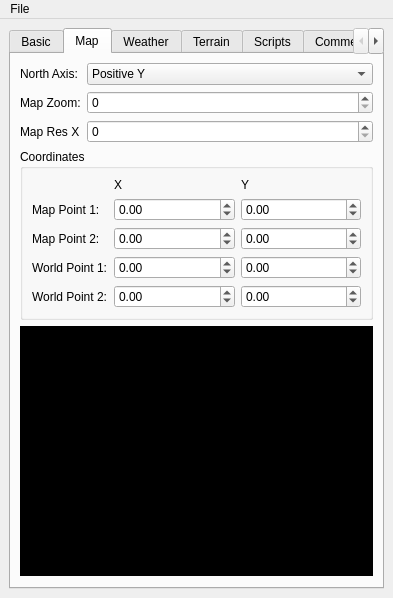
<?xml version="1.0" encoding="UTF-8"?>
<ui version="4.0">
 <class>MainWindow</class>
 <widget class="QMainWindow" name="MainWindow">
  <property name="geometry">
   <rect>
    <x>0</x>
    <y>0</y>
    <width>393</width>
    <height>479</height>
   </rect>
  </property>
  <property name="windowTitle">
   <string>MainWindow</string>
  </property>
  <widget class="QWidget" name="centralwidget">
   <layout class="QGridLayout" name="gridLayout">
    <item row="0" column="0">
     <widget class="QTabWidget" name="tabWidget">
      <property name="currentIndex">
       <number>1</number>
      </property>
      <widget class="QWidget" name="tab">
       <attribute name="title">
        <string>Basic</string>
       </attribute>
       <layout class="QVBoxLayout" name="verticalLayout_8">
        <item>
         <widget class="QGroupBox" name="groupBox_7">
          <property name="title">
           <string>Basic</string>
          </property>
          <layout class="QGridLayout" name="gridLayout_6">
           <item row="0" column="0">
            <layout class="QFormLayout" name="formLayout_7">
             <item row="0" column="0">
              <widget class="QLabel" name="label_20">
               <property name="text">
                <string>Name:</string>
               </property>
              </widget>
             </item>
             <item row="0" column="1">
              <layout class="QHBoxLayout" name="horizontalLayout_14" stretch="0">
               <item>
                <widget class="LocalizedStringLineEdit" name="nameEdit" native="true">
                 <property name="minimumSize">
                  <size>
                   <width>0</width>
                   <height>23</height>
                  </size>
                 </property>
                </widget>
               </item>
              </layout>
             </item>
             <item row="1" column="0">
              <widget class="QLabel" name="label_21">
               <property name="text">
                <string>Tag:</string>
               </property>
              </widget>
             </item>
             <item row="1" column="1">
              <layout class="QHBoxLayout" name="horizontalLayout_15">
               <item>
                <widget class="QLineEdit" name="tagEdit"/>
               </item>
               <item>
                <widget class="QPushButton" name="tagGenerateButton">
                 <property name="maximumSize">
                  <size>
                   <width>26</width>
                   <height>16777215</height>
                  </size>
                 </property>
                 <property name="text">
                  <string>-</string>
                 </property>
                </widget>
               </item>
              </layout>
             </item>
             <item row="2" column="0">
              <widget class="QLabel" name="label_22">
               <property name="text">
                <string>Camera:</string>
               </property>
              </widget>
             </item>
             <item row="2" column="1">
              <layout class="QHBoxLayout" name="horizontalLayout_16">
               <item>
                <widget class="ComboBox2DA" name="cameraStyleSelect"/>
               </item>
               <item>
                <spacer name="horizontalSpacer_5">
                 <property name="orientation">
                  <enum>Qt::Horizontal</enum>
                 </property>
                 <property name="sizeType">
                  <enum>QSizePolicy::Fixed</enum>
                 </property>
                 <property name="sizeHint" stdset="0">
                  <size>
                   <width>32</width>
                   <height>17</height>
                  </size>
                 </property>
                </spacer>
               </item>
              </layout>
             </item>
             <item row="3" column="1">
              <layout class="QHBoxLayout" name="horizontalLayout_17">
               <item>
                <widget class="QLineEdit" name="envmapEdit">
                 <property name="maxLength">
                  <number>16</number>
                 </property>
                </widget>
               </item>
               <item>
                <spacer name="horizontalSpacer_4">
                 <property name="orientation">
                  <enum>Qt::Horizontal</enum>
                 </property>
                 <property name="sizeType">
                  <enum>QSizePolicy::Fixed</enum>
                 </property>
                 <property name="sizeHint" stdset="0">
                  <size>
                   <width>32</width>
                   <height>17</height>
                  </size>
                 </property>
                </spacer>
               </item>
              </layout>
             </item>
             <item row="3" column="0">
              <widget class="QLabel" name="label_23">
               <property name="text">
                <string>Default Envmap:</string>
               </property>
              </widget>
             </item>
            </layout>
           </item>
          </layout>
         </widget>
        </item>
        <item>
         <widget class="QGroupBox" name="groupBox_8">
          <property name="title">
           <string>Advanced</string>
          </property>
          <layout class="QVBoxLayout" name="verticalLayout_6">
           <item>
            <widget class="QCheckBox" name="disableTransitCheck">
             <property name="text">
              <string>Disable Transit</string>
             </property>
            </widget>
           </item>
           <item>
            <widget class="QCheckBox" name="unescapableCheck">
             <property name="text">
              <string>Unescapable</string>
             </property>
            </widget>
           </item>
           <item>
            <layout class="QFormLayout" name="formLayout_8">
             <item row="0" column="0">
              <widget class="QLabel" name="label_24">
               <property name="text">
                <string>Alpha Test:</string>
               </property>
              </widget>
             </item>
             <item row="0" column="1">
              <widget class="QDoubleSpinBox" name="alphaTestSpin">
               <property name="minimum">
                <double>-100.000000000000000</double>
               </property>
               <property name="maximum">
                <double>10000.000000000000000</double>
               </property>
              </widget>
             </item>
            </layout>
           </item>
          </layout>
         </widget>
        </item>
        <item>
         <widget class="QGroupBox" name="groupBox_9">
          <property name="title">
           <string>Stealth XP Bonus</string>
          </property>
          <layout class="QVBoxLayout" name="verticalLayout_7">
           <item>
            <widget class="QCheckBox" name="stealthCheck">
             <property name="text">
              <string>Enabled</string>
             </property>
            </widget>
           </item>
           <item>
            <layout class="QFormLayout" name="formLayout_9">
             <item row="0" column="0">
              <widget class="QLabel" name="label_25">
               <property name="text">
                <string>Max:</string>
               </property>
              </widget>
             </item>
             <item row="0" column="1">
              <widget class="QSpinBox" name="stealthMaxSpin">
               <property name="maximum">
                <number>100000</number>
               </property>
              </widget>
             </item>
             <item row="1" column="0">
              <widget class="QLabel" name="label_26">
               <property name="text">
                <string>Loss:</string>
               </property>
              </widget>
             </item>
             <item row="1" column="1">
              <widget class="QSpinBox" name="stealthLossSpin">
               <property name="maximum">
                <number>100000</number>
               </property>
              </widget>
             </item>
            </layout>
           </item>
          </layout>
         </widget>
        </item>
        <item>
         <spacer name="verticalSpacer_3">
          <property name="orientation">
           <enum>Qt::Vertical</enum>
          </property>
          <property name="sizeHint" stdset="0">
           <size>
            <width>20</width>
            <height>23</height>
           </size>
          </property>
         </spacer>
        </item>
       </layout>
      </widget>
      <widget class="QWidget" name="tab_6">
       <attribute name="title">
        <string>Map</string>
       </attribute>
       <layout class="QVBoxLayout" name="verticalLayout_9">
        <item>
         <layout class="QFormLayout" name="formLayout_11">
          <item row="0" column="0">
           <widget class="QLabel" name="label_34">
            <property name="text">
             <string>North Axis:</string>
            </property>
           </widget>
          </item>
          <item row="0" column="1">
           <widget class="QComboBox" name="mapAxisSelect">
            <item>
             <property name="text">
              <string>Positive Y</string>
             </property>
            </item>
            <item>
             <property name="text">
              <string>Negative Y</string>
             </property>
            </item>
            <item>
             <property name="text">
              <string>Positive X</string>
             </property>
            </item>
            <item>
             <property name="text">
              <string>Negative X</string>
             </property>
            </item>
           </widget>
          </item>
          <item row="1" column="0">
           <widget class="QLabel" name="label_35">
            <property name="text">
             <string>Map Zoom:</string>
            </property>
           </widget>
          </item>
          <item row="1" column="1">
           <widget class="QSpinBox" name="mapZoomSpin">
            <property name="maximum">
             <number>1000000</number>
            </property>
           </widget>
          </item>
          <item row="2" column="0">
           <widget class="QLabel" name="label_40">
            <property name="text">
             <string>Map Res X</string>
            </property>
           </widget>
          </item>
          <item row="2" column="1">
           <widget class="QSpinBox" name="mapResXSpin">
            <property name="maximum">
             <number>1000000</number>
            </property>
           </widget>
          </item>
         </layout>
        </item>
        <item>
         <widget class="QGroupBox" name="groupBox_10">
          <property name="title">
           <string>Coordinates</string>
          </property>
          <layout class="QGridLayout" name="gridLayout_7">
           <item row="0" column="0">
            <layout class="QFormLayout" name="formLayout_10">
             <item row="1" column="0">
              <widget class="QLabel" name="label_27">
               <property name="text">
                <string>Map Point 1:</string>
               </property>
              </widget>
             </item>
             <item row="1" column="1">
              <layout class="QHBoxLayout" name="horizontalLayout_19">
               <item>
                <widget class="QDoubleSpinBox" name="mapImageX1Spin">
                 <property name="minimum">
                  <double>-100000.000000000000000</double>
                 </property>
                 <property name="maximum">
                  <double>100000.000000000000000</double>
                 </property>
                </widget>
               </item>
               <item>
                <widget class="QDoubleSpinBox" name="mapImageY1Spin">
                 <property name="minimum">
                  <double>-100000.000000000000000</double>
                 </property>
                 <property name="maximum">
                  <double>100000.000000000000000</double>
                 </property>
                 <property name="singleStep">
                  <double>1.000000000000000</double>
                 </property>
                </widget>
               </item>
              </layout>
             </item>
             <item row="2" column="0">
              <widget class="QLabel" name="label_28">
               <property name="text">
                <string>Map Point 2:</string>
               </property>
              </widget>
             </item>
             <item row="3" column="0">
              <widget class="QLabel" name="label_29">
               <property name="text">
                <string>World Point 1:</string>
               </property>
              </widget>
             </item>
             <item row="4" column="0">
              <widget class="QLabel" name="label_30">
               <property name="text">
                <string>World Point 2:</string>
               </property>
              </widget>
             </item>
             <item row="3" column="1">
              <layout class="QHBoxLayout" name="horizontalLayout_20">
               <item>
                <widget class="QDoubleSpinBox" name="mapWorldX1Spin">
                 <property name="minimum">
                  <double>-100000.000000000000000</double>
                 </property>
                 <property name="maximum">
                  <double>100000.000000000000000</double>
                 </property>
                </widget>
               </item>
               <item>
                <widget class="QDoubleSpinBox" name="mapWorldY1Spin">
                 <property name="minimum">
                  <double>-100000.000000000000000</double>
                 </property>
                 <property name="maximum">
                  <double>100000.000000000000000</double>
                 </property>
                </widget>
               </item>
              </layout>
             </item>
             <item row="2" column="1">
              <layout class="QHBoxLayout" name="horizontalLayout_21">
               <item>
                <widget class="QDoubleSpinBox" name="mapImageX2Spin">
                 <property name="minimum">
                  <double>-100000.000000000000000</double>
                 </property>
                 <property name="maximum">
                  <double>100000.000000000000000</double>
                 </property>
                </widget>
               </item>
               <item>
                <widget class="QDoubleSpinBox" name="mapImageY2Spin">
                 <property name="minimum">
                  <double>-100000.000000000000000</double>
                 </property>
                 <property name="maximum">
                  <double>100000.000000000000000</double>
                 </property>
                </widget>
               </item>
              </layout>
             </item>
             <item row="4" column="1">
              <layout class="QHBoxLayout" name="horizontalLayout_22">
               <item>
                <widget class="QDoubleSpinBox" name="mapWorldX2Spin">
                 <property name="minimum">
                  <double>-100000.000000000000000</double>
                 </property>
                 <property name="maximum">
                  <double>100000.000000000000000</double>
                 </property>
                </widget>
               </item>
               <item>
                <widget class="QDoubleSpinBox" name="mapWorldY2Spin">
                 <property name="minimum">
                  <double>-1000000.000000000000000</double>
                 </property>
                 <property name="maximum">
                  <double>100000.000000000000000</double>
                 </property>
                </widget>
               </item>
              </layout>
             </item>
             <item row="0" column="0">
              <widget class="QLabel" name="label_31">
               <property name="text">
                <string/>
               </property>
              </widget>
             </item>
             <item row="0" column="1">
              <layout class="QHBoxLayout" name="horizontalLayout_23" stretch="1,1">
               <item>
                <widget class="QLabel" name="label_32">
                 <property name="text">
                  <string>X</string>
                 </property>
                </widget>
               </item>
               <item>
                <widget class="QLabel" name="label_33">
                 <property name="text">
                  <string>Y</string>
                 </property>
                </widget>
               </item>
              </layout>
             </item>
            </layout>
           </item>
          </layout>
         </widget>
        </item>
        <item>
         <widget class="WalkmeshRenderer" name="minimapRenderer" native="true">
          <property name="sizePolicy">
           <sizepolicy hsizetype="MinimumExpanding" vsizetype="MinimumExpanding">
            <horstretch>0</horstretch>
            <verstretch>0</verstretch>
           </sizepolicy>
          </property>
          <property name="mouseTracking">
           <bool>true</bool>
          </property>
          <property name="focusPolicy">
           <enum>Qt::StrongFocus</enum>
          </property>
          <property name="contextMenuPolicy">
           <enum>Qt::CustomContextMenu</enum>
          </property>
          <property name="styleSheet">
           <string notr="true">background: black;</string>
          </property>
          <property name="minimumSize">
           <size>
            <width>0</width>
            <height>250</height>
           </size>
          </property>
         </widget>
        </item>
        <item>
         <spacer name="verticalSpacer_4">
          <property name="orientation">
           <enum>Qt::Vertical</enum>
          </property>
          <property name="sizeHint" stdset="0">
           <size>
            <width>20</width>
            <height>171</height>
           </size>
          </property>
         </spacer>
        </item>
       </layout>
      </widget>
      <widget class="QWidget" name="tab_3">
       <attribute name="title">
        <string>Weather</string>
       </attribute>
       <layout class="QVBoxLayout" name="verticalLayout_5">
        <item>
         <widget class="QGroupBox" name="groupBox_3">
          <property name="title">
           <string>Fog</string>
          </property>
          <layout class="QVBoxLayout" name="verticalLayout_2">
           <item>
            <widget class="QCheckBox" name="fogEnabledCheck">
             <property name="text">
              <string>Enabled</string>
             </property>
            </widget>
           </item>
           <item>
            <layout class="QFormLayout" name="formLayout_3">
             <item row="0" column="1">
              <layout class="QHBoxLayout" name="horizontalLayout_9">
               <item>
                <widget class="ColorEdit" name="fogColorEdit" native="true">
                 <property name="minimumSize">
                  <size>
                   <width>0</width>
                   <height>20</height>
                  </size>
                 </property>
                 <property name="maximumSize">
                  <size>
                   <width>16777215</width>
                   <height>20</height>
                  </size>
                 </property>
                </widget>
               </item>
              </layout>
             </item>
             <item row="1" column="0">
              <widget class="QLabel" name="label_12">
               <property name="text">
                <string>Near Distance:</string>
               </property>
              </widget>
             </item>
             <item row="1" column="1">
              <widget class="QDoubleSpinBox" name="fogNearSpin">
               <property name="maximum">
                <double>1000.000000000000000</double>
               </property>
              </widget>
             </item>
             <item row="2" column="0">
              <widget class="QLabel" name="label_13">
               <property name="text">
                <string>Far Distance:</string>
               </property>
              </widget>
             </item>
             <item row="2" column="1">
              <widget class="QDoubleSpinBox" name="fogFarSpin">
               <property name="maximum">
                <double>1000.000000000000000</double>
               </property>
              </widget>
             </item>
             <item row="0" column="0">
              <widget class="QLabel" name="label_14">
               <property name="text">
                <string>Color:</string>
               </property>
              </widget>
             </item>
            </layout>
           </item>
          </layout>
         </widget>
        </item>
        <item>
         <widget class="QGroupBox" name="groupBox_6">
          <property name="title">
           <string>Lighting</string>
          </property>
          <layout class="QGridLayout" name="gridLayout_4">
           <item row="0" column="0">
            <layout class="QFormLayout" name="formLayout_5">
             <item row="0" column="0">
              <widget class="QLabel" name="label_16">
               <property name="text">
                <string>Ambient:</string>
               </property>
              </widget>
             </item>
             <item row="0" column="1">
              <layout class="QHBoxLayout" name="horizontalLayout_11">
               <item>
                <widget class="ColorEdit" name="ambientColorEdit" native="true">
                 <property name="minimumSize">
                  <size>
                   <width>0</width>
                   <height>20</height>
                  </size>
                 </property>
                 <property name="maximumSize">
                  <size>
                   <width>16777215</width>
                   <height>20</height>
                  </size>
                 </property>
                </widget>
               </item>
              </layout>
             </item>
             <item row="1" column="0">
              <widget class="QLabel" name="label_19">
               <property name="text">
                <string>Diffuse:</string>
               </property>
              </widget>
             </item>
             <item row="2" column="0">
              <widget class="QLabel" name="label_18">
               <property name="text">
                <string>Dynamic:</string>
               </property>
              </widget>
             </item>
             <item row="1" column="1">
              <layout class="QHBoxLayout" name="horizontalLayout_12">
               <item>
                <widget class="ColorEdit" name="diffuseColorEdit" native="true">
                 <property name="minimumSize">
                  <size>
                   <width>0</width>
                   <height>20</height>
                  </size>
                 </property>
                 <property name="maximumSize">
                  <size>
                   <width>16777215</width>
                   <height>20</height>
                  </size>
                 </property>
                </widget>
               </item>
              </layout>
             </item>
             <item row="2" column="1">
              <layout class="QHBoxLayout" name="horizontalLayout_13">
               <item>
                <widget class="ColorEdit" name="dynamicColorEdit" native="true">
                 <property name="minimumSize">
                  <size>
                   <width>0</width>
                   <height>20</height>
                  </size>
                 </property>
                 <property name="maximumSize">
                  <size>
                   <width>16777215</width>
                   <height>20</height>
                  </size>
                 </property>
                </widget>
               </item>
              </layout>
             </item>
            </layout>
           </item>
          </layout>
         </widget>
        </item>
        <item>
         <layout class="QHBoxLayout" name="horizontalLayout_10">
          <item>
           <widget class="QGroupBox" name="groupBox_4">
            <property name="title">
             <string>Weather Effects</string>
            </property>
            <layout class="QVBoxLayout" name="verticalLayout_3">
             <item>
              <layout class="QFormLayout" name="formLayout_6">
               <item row="0" column="0">
                <widget class="QLabel" name="label_17">
                 <property name="text">
                  <string>Wind:</string>
                 </property>
                </widget>
               </item>
               <item row="0" column="1">
                <widget class="QComboBox" name="windPowerSelect">
                 <item>
                  <property name="text">
                   <string>None</string>
                  </property>
                 </item>
                 <item>
                  <property name="text">
                   <string>Weak</string>
                  </property>
                 </item>
                 <item>
                  <property name="text">
                   <string>Strong</string>
                  </property>
                 </item>
                </widget>
               </item>
              </layout>
             </item>
             <item>
              <widget class="QCheckBox" name="rainCheck">
               <property name="text">
                <string>Rain</string>
               </property>
              </widget>
             </item>
             <item>
              <widget class="QCheckBox" name="snowCheck">
               <property name="text">
                <string>Snow</string>
               </property>
              </widget>
             </item>
             <item>
              <widget class="QCheckBox" name="lightningCheck">
               <property name="text">
                <string>Lightning</string>
               </property>
              </widget>
             </item>
            </layout>
           </widget>
          </item>
          <item>
           <widget class="QGroupBox" name="groupBox_5">
            <property name="title">
             <string>Shadows</string>
            </property>
            <layout class="QVBoxLayout" name="verticalLayout_4">
             <item>
              <widget class="QCheckBox" name="shadowsCheck">
               <property name="text">
                <string>Enabled</string>
               </property>
              </widget>
             </item>
             <item>
              <layout class="QFormLayout" name="formLayout_4">
               <item row="0" column="0">
                <widget class="QLabel" name="label_15">
                 <property name="text">
                  <string>Opacity:</string>
                 </property>
                </widget>
               </item>
               <item row="0" column="1">
                <widget class="QSpinBox" name="shadowsSpin">
                 <property name="maximum">
                  <number>255</number>
                 </property>
                </widget>
               </item>
              </layout>
             </item>
             <item>
              <spacer name="spacer">
               <property name="orientation">
                <enum>Qt::Vertical</enum>
               </property>
               <property name="sizeHint" stdset="0">
                <size>
                 <width>20</width>
                 <height>40</height>
                </size>
               </property>
              </spacer>
             </item>
            </layout>
           </widget>
          </item>
         </layout>
        </item>
        <item>
         <spacer name="verticalSpacer_2">
          <property name="orientation">
           <enum>Qt::Vertical</enum>
          </property>
          <property name="sizeHint" stdset="0">
           <size>
            <width>20</width>
            <height>19</height>
           </size>
          </property>
         </spacer>
        </item>
       </layout>
      </widget>
      <widget class="QWidget" name="tab_2">
       <attribute name="title">
        <string>Terrain</string>
       </attribute>
       <layout class="QVBoxLayout" name="verticalLayout">
        <item>
         <widget class="QGroupBox" name="groupBox">
          <property name="title">
           <string>Grass</string>
          </property>
          <layout class="QGridLayout" name="gridLayout_2">
           <item row="0" column="0">
            <layout class="QFormLayout" name="formLayout">
             <item row="0" column="0">
              <widget class="QLabel" name="label">
               <property name="text">
                <string>Texture:</string>
               </property>
              </widget>
             </item>
             <item row="0" column="1">
              <widget class="QLineEdit" name="grassTextureEdit">
               <property name="maxLength">
                <number>16</number>
               </property>
              </widget>
             </item>
             <item row="1" column="0">
              <widget class="QLabel" name="label_2">
               <property name="text">
                <string>Diffuse:</string>
               </property>
              </widget>
             </item>
             <item row="1" column="1">
              <layout class="QHBoxLayout" name="horizontalLayout">
               <item>
                <widget class="ColorEdit" name="grassDiffuseEdit" native="true">
                 <property name="minimumSize">
                  <size>
                   <width>0</width>
                   <height>20</height>
                  </size>
                 </property>
                 <property name="maximumSize">
                  <size>
                   <width>16777215</width>
                   <height>20</height>
                  </size>
                 </property>
                </widget>
               </item>
              </layout>
             </item>
             <item row="3" column="0">
              <widget class="QLabel" name="grassEmissiveLabel">
               <property name="text">
                <string>Emissive:</string>
               </property>
              </widget>
             </item>
             <item row="3" column="1">
              <layout class="QHBoxLayout" name="horizontalLayout_2">
               <item>
                <widget class="ColorEdit" name="grassEmissiveEdit" native="true">
                 <property name="minimumSize">
                  <size>
                   <width>0</width>
                   <height>20</height>
                  </size>
                 </property>
                 <property name="maximumSize">
                  <size>
                   <width>16777215</width>
                   <height>20</height>
                  </size>
                 </property>
                </widget>
               </item>
              </layout>
             </item>
             <item row="2" column="0">
              <widget class="QLabel" name="label_4">
               <property name="text">
                <string>Ambient:</string>
               </property>
              </widget>
             </item>
             <item row="2" column="1">
              <layout class="QHBoxLayout" name="horizontalLayout_3">
               <item>
                <widget class="ColorEdit" name="grassAmbientEdit" native="true">
                 <property name="minimumSize">
                  <size>
                   <width>0</width>
                   <height>20</height>
                  </size>
                 </property>
                 <property name="maximumSize">
                  <size>
                   <width>16777215</width>
                   <height>20</height>
                  </size>
                 </property>
                </widget>
               </item>
              </layout>
             </item>
             <item row="4" column="0">
              <widget class="QLabel" name="label_5">
               <property name="text">
                <string>Density:</string>
               </property>
              </widget>
             </item>
             <item row="5" column="0">
              <widget class="QLabel" name="label_6">
               <property name="text">
                <string>Size:</string>
               </property>
              </widget>
             </item>
             <item row="6" column="0">
              <widget class="QLabel" name="label_7">
               <property name="text">
                <string>Probability:</string>
               </property>
              </widget>
             </item>
             <item row="4" column="1">
              <widget class="QDoubleSpinBox" name="grassDensitySpin"/>
             </item>
             <item row="5" column="1">
              <widget class="QDoubleSpinBox" name="grassSizeSpin"/>
             </item>
             <item row="6" column="1">
              <layout class="QHBoxLayout" name="horizontalLayout_4">
               <item>
                <widget class="QDoubleSpinBox" name="grassProbULSpin"/>
               </item>
               <item>
                <widget class="QDoubleSpinBox" name="grassProbURSpin"/>
               </item>
               <item>
                <widget class="QDoubleSpinBox" name="grassProbLLSpin"/>
               </item>
               <item>
                <widget class="QDoubleSpinBox" name="grassProbLRSpin"/>
               </item>
              </layout>
             </item>
            </layout>
           </item>
          </layout>
         </widget>
        </item>
        <item>
         <widget class="QGroupBox" name="dirtGroup">
          <property name="title">
           <string>Dirt</string>
          </property>
          <layout class="QGridLayout" name="gridLayout_3">
           <item row="0" column="0">
            <layout class="QFormLayout" name="formLayout_2">
             <item row="0" column="0">
              <widget class="QLabel" name="label_8">
               <property name="text">
                <string>Color:</string>
               </property>
              </widget>
             </item>
             <item row="0" column="1">
              <layout class="QHBoxLayout" name="horizontalLayout_5">
               <item>
                <layout class="QHBoxLayout" name="horizontalLayout_25">
                 <item>
                  <widget class="ColorEdit" name="dirtColor1Edit" native="true">
                   <property name="minimumSize">
                    <size>
                     <width>0</width>
                     <height>20</height>
                    </size>
                   </property>
                   <property name="maximumSize">
                    <size>
                     <width>16777215</width>
                     <height>20</height>
                    </size>
                   </property>
                  </widget>
                 </item>
                </layout>
               </item>
               <item>
                <layout class="QHBoxLayout" name="horizontalLayout_24">
                 <item>
                  <widget class="ColorEdit" name="dirtColor2Edit" native="true">
                   <property name="minimumSize">
                    <size>
                     <width>0</width>
                     <height>20</height>
                    </size>
                   </property>
                   <property name="maximumSize">
                    <size>
                     <width>16777215</width>
                     <height>20</height>
                    </size>
                   </property>
                  </widget>
                 </item>
                </layout>
               </item>
               <item>
                <layout class="QHBoxLayout" name="horizontalLayout_18">
                 <item>
                  <widget class="ColorEdit" name="dirtColor3Edit" native="true">
                   <property name="minimumSize">
                    <size>
                     <width>0</width>
                     <height>20</height>
                    </size>
                   </property>
                   <property name="maximumSize">
                    <size>
                     <width>16777215</width>
                     <height>20</height>
                    </size>
                   </property>
                  </widget>
                 </item>
                </layout>
               </item>
              </layout>
             </item>
             <item row="1" column="0">
              <widget class="QLabel" name="label_9">
               <property name="text">
                <string>Formula:</string>
               </property>
              </widget>
             </item>
             <item row="2" column="0">
              <widget class="QLabel" name="label_10">
               <property name="text">
                <string>Function:</string>
               </property>
              </widget>
             </item>
             <item row="3" column="0">
              <widget class="QLabel" name="label_11">
               <property name="text">
                <string>Size:</string>
               </property>
              </widget>
             </item>
             <item row="1" column="1">
              <layout class="QHBoxLayout" name="horizontalLayout_6">
               <item>
                <widget class="QSpinBox" name="dirtFormula1Spin">
                 <property name="maximum">
                  <number>2147483647</number>
                 </property>
                </widget>
               </item>
               <item>
                <widget class="QSpinBox" name="dirtFormula2Spin">
                 <property name="maximum">
                  <number>2147483647</number>
                 </property>
                </widget>
               </item>
               <item>
                <widget class="QSpinBox" name="dirtFormula3Spin">
                 <property name="maximum">
                  <number>2147483647</number>
                 </property>
                </widget>
               </item>
              </layout>
             </item>
             <item row="2" column="1">
              <layout class="QHBoxLayout" name="horizontalLayout_7">
               <item>
                <widget class="QSpinBox" name="dirtFunction1Spin">
                 <property name="maximum">
                  <number>2147483647</number>
                 </property>
                </widget>
               </item>
               <item>
                <widget class="QSpinBox" name="dirtFunction2Spin">
                 <property name="maximum">
                  <number>2147483647</number>
                 </property>
                </widget>
               </item>
               <item>
                <widget class="QSpinBox" name="dirtFunction3Spin">
                 <property name="maximum">
                  <number>2147483647</number>
                 </property>
                </widget>
               </item>
              </layout>
             </item>
             <item row="3" column="1">
              <layout class="QHBoxLayout" name="horizontalLayout_8">
               <item>
                <widget class="QSpinBox" name="dirtSize1Spin">
                 <property name="maximum">
                  <number>2147483647</number>
                 </property>
                </widget>
               </item>
               <item>
                <widget class="QSpinBox" name="dirtSize2Spin">
                 <property name="maximum">
                  <number>2147483647</number>
                 </property>
                </widget>
               </item>
               <item>
                <widget class="QSpinBox" name="dirtSize3Spin">
                 <property name="maximum">
                  <number>2147483647</number>
                 </property>
                </widget>
               </item>
              </layout>
             </item>
            </layout>
           </item>
          </layout>
         </widget>
        </item>
        <item>
         <spacer name="verticalSpacer">
          <property name="orientation">
           <enum>Qt::Vertical</enum>
          </property>
          <property name="sizeHint" stdset="0">
           <size>
            <width>20</width>
            <height>21</height>
           </size>
          </property>
         </spacer>
        </item>
       </layout>
      </widget>
      <widget class="QWidget" name="tab_4">
       <attribute name="title">
        <string>Scripts</string>
       </attribute>
       <layout class="QVBoxLayout" name="verticalLayout_10">
        <item>
         <layout class="QFormLayout" name="formLayout_12">
          <item row="0" column="0">
           <widget class="QLabel" name="label_36">
            <property name="text">
             <string>OnEnter:</string>
            </property>
           </widget>
          </item>
          <item row="0" column="1">
           <widget class="FilterComboBox" name="onEnterSelect"/>
          </item>
          <item row="1" column="0">
           <widget class="QLabel" name="label_37">
            <property name="text">
             <string>OnExit:</string>
            </property>
           </widget>
          </item>
          <item row="2" column="0">
           <widget class="QLabel" name="label_38">
            <property name="text">
             <string>OnHearbeat:</string>
            </property>
           </widget>
          </item>
          <item row="3" column="0">
           <widget class="QLabel" name="label_39">
            <property name="text">
             <string>OnUserDefined:</string>
            </property>
           </widget>
          </item>
          <item row="1" column="1">
           <widget class="FilterComboBox" name="onExitSelect"/>
          </item>
          <item row="2" column="1">
           <widget class="FilterComboBox" name="onHeartbeatSelect"/>
          </item>
          <item row="3" column="1">
           <widget class="FilterComboBox" name="onUserDefinedSelect"/>
          </item>
         </layout>
        </item>
        <item>
         <spacer name="verticalSpacer_5">
          <property name="orientation">
           <enum>Qt::Vertical</enum>
          </property>
          <property name="sizeHint" stdset="0">
           <size>
            <width>20</width>
            <height>287</height>
           </size>
          </property>
         </spacer>
        </item>
       </layout>
      </widget>
      <widget class="QWidget" name="tab_5">
       <attribute name="title">
        <string>Comments</string>
       </attribute>
       <layout class="QGridLayout" name="gridLayout_5">
        <item row="0" column="0">
         <widget class="QPlainTextEdit" name="commentsEdit"/>
        </item>
       </layout>
      </widget>
     </widget>
    </item>
   </layout>
  </widget>
  <widget class="QMenuBar" name="menubar">
   <property name="geometry">
    <rect>
     <x>0</x>
     <y>0</y>
     <width>393</width>
     <height>22</height>
    </rect>
   </property>
   <widget class="QMenu" name="menuNew">
    <property name="title">
     <string>File</string>
    </property>
    <addaction name="actionNew"/>
    <addaction name="actionOpen"/>
    <addaction name="actionSave"/>
    <addaction name="actionSaveAs"/>
    <addaction name="actionRevert"/>
    <addaction name="separator"/>
    <addaction name="actionExit"/>
   </widget>
   <addaction name="menuNew"/>
  </widget>
  <action name="actionNew">
   <property name="text">
    <string>New</string>
   </property>
  </action>
  <action name="actionOpen">
   <property name="text">
    <string>Open</string>
   </property>
  </action>
  <action name="actionSave">
   <property name="text">
    <string>Save</string>
   </property>
  </action>
  <action name="actionSaveAs">
   <property name="text">
    <string>Save As</string>
   </property>
  </action>
  <action name="actionRevert">
   <property name="text">
    <string>Revert</string>
   </property>
  </action>
  <action name="actionExit">
   <property name="text">
    <string>Exit</string>
   </property>
  </action>
 </widget>
 <customwidgets>
  <customwidget>
   <class>WalkmeshRenderer</class>
   <extends>QWidget</extends>
   <header location="global">toolset.gui.widgets.renderer.walkmesh</header>
   <container>1</container>
  </customwidget>
  <customwidget>
   <class>LocalizedStringLineEdit</class>
   <extends>QWidget</extends>
   <header location="global">toolset.gui.widgets.edit.locstring</header>
   <container>1</container>
  </customwidget>
  <customwidget>
   <class>ComboBox2DA</class>
   <extends>QComboBox</extends>
   <header location="global">toolset.gui.widgets.edit.combobox_2da</header>
  </customwidget>
  <customwidget>
   <class>ColorEdit</class>
   <extends>QWidget</extends>
   <header location="global">toolset.gui.widgets.edit.color</header>
   <container>1</container>
  </customwidget>
  <customwidget>
   <class>FilterComboBox</class>
   <extends>QComboBox</extends>
   <header location="global">utility.gui.qt.widgets.widgets.combobox</header>
  </customwidget>
 </customwidgets>
 <resources/>
 <connections/>
</ui>
